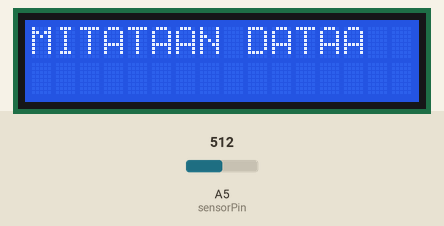
Simulated run of this sketch. Board: Arduino Uno, built with avr-gcc and run on an emulated ATmega328P. Parts: 16×2 character LCD. Inputs (shaded band) come from the test bench; at power-on: A5 (sensorPin) = 512. What the sketch prints to the serial monitor is not drawn.

Above: at 0.1 s.
At 10.1 s:
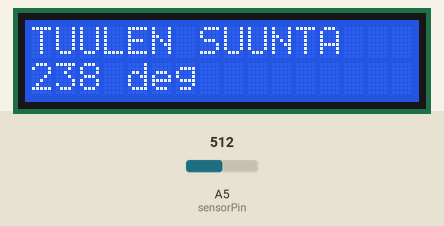

The sketch:

lcd-tuulen-suunta.ino
```cpp
#include <LiquidCrystal.h>

const int sensorPin = A5; // Käytetään A5 analogilukemaan
const int numSamples = 10; // 10 näytettä
int readings[numSamples]; // Tallennetaan 10 arvoa
int sampleIndex = 0;
unsigned long lastSampleTime = 0;
const unsigned long sampleInterval = 1000; // 1 sekunti

LiquidCrystal lcd(8, 7, 6, 5, 4, 3);

void setup() {
  Serial.begin(9600);
  lcd.begin(16, 2);
  pinMode(sensorPin, INPUT);
  lcd.print("MITATAAN DATAA");
}

void loop() {
  unsigned long currentTime = millis();

  if (currentTime - lastSampleTime >= sampleInterval && sampleIndex < numSamples) {
    lastSampleTime = currentTime;

    int value = analogRead(sensorPin);
    readings[sampleIndex] = value;
    sampleIndex++;

    Serial.print("Sample ");
    Serial.print(sampleIndex);
    Serial.print(": ");
    Serial.println(value);
  }

  // Kun kaikki 10 näytettä on kerätty, lasketaan keskiarvo ja näytetään se
  if (sampleIndex >= numSamples) {
    int sum = 0;
    for (int i = 0; i < numSamples; i++) {
      sum += readings[i];
    }
    float average = sum / (float)numSamples;
    float voltage = average * (5.0 / 1023.0);
    int degree = map((int)average, 0, 773, 0, 360);

    Serial.print("Average analog value: ");
    Serial.println(average);
    Serial.print("Average voltage: ");
    Serial.print(voltage);
    Serial.println(" V");
    Serial.print("Average degree: ");
    Serial.print(degree);
    Serial.println(" deg");

    lcd.clear();
    lcd.setCursor(0, 0);
    lcd.print("TUULEN SUUNTA");
    lcd.setCursor(0, 1);
    lcd.print(degree);
    lcd.print(" deg");

    // Resetoi seuraavaa 10s sykliä varten
    sampleIndex = 0;
  }
}
```
